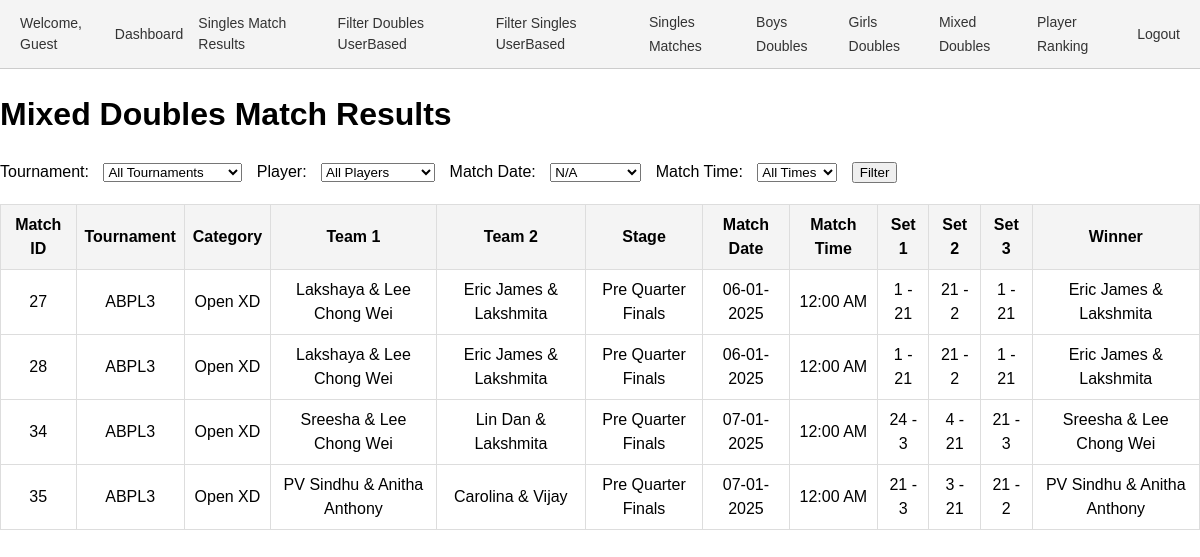
Before: /results_xd.php with the older database file.
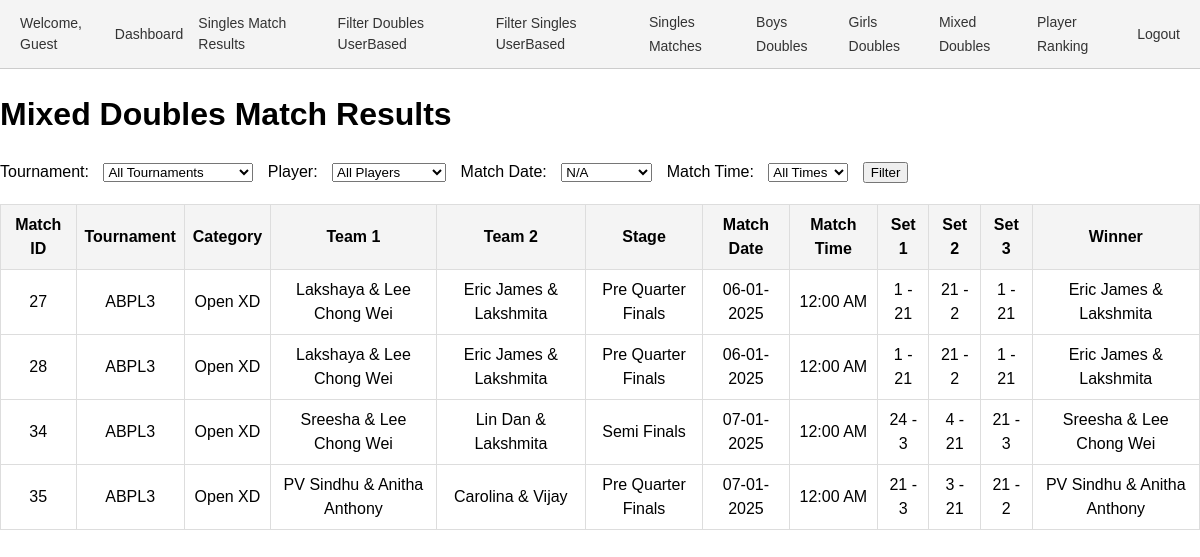
After: the same page with the newer database file.
### tables this page shows
CREATE TABLE `matches` (
  `id` int(11) NOT NULL,
  `tournament_id` int(11) NOT NULL,
  `category_id` int(11) NOT NULL,
  `pool` enum('A','B') DEFAULT NULL,
  `player1_id` int(11) DEFAULT NULL,
  `player2_id` int(11) DEFAULT NULL,
  `pre_quarter` tinyint(1) DEFAULT 0,
  `quarter` tinyint(1) DEFAULT 0,
  `semi` tinyint(1) DEFAULT 0,
  `final` tinyint(1) DEFAULT 0,
  `set1_player1_points` int(11) DEFAULT 0,
  `set1_player2_points` int(11) DEFAULT 0,
  `set2_player1_points` int(11) DEFAULT 0,
  `set2_player2_points` int(11) DEFAULT 0,
  `set3_player1_points` int(11) DEFAULT 0,
  `set3_player2_points` int(11) DEFAULT 0,
  `created_by` int(11) DEFAULT NULL,
  `stage` varchar(22) NOT NULL,
  `match_date` date DEFAULT NULL,
  `match_time` varchar(255) NOT NULL,
  `date` date DEFAULT NULL,
  `team1_player1_id` int(11) NOT NULL DEFAULT 0,
  `team1_player2_id` int(11) NOT NULL DEFAULT 0,
  `team2_player1_id` int(11) DEFAULT 0,
  `team2_player2_id` int(11) DEFAULT 0,
  `set1_team1_points` int(11) NOT NULL DEFAULT 0,
  `set1_team2_points` int(11) DEFAULT 0,
  `set2_team1_points` int(11) DEFAULT 0,
  `set2_team2_points` int(11) DEFAULT 0,
  `set3_team1_points` int(11) DEFAULT 0,
  `set3_team2_points` int(11) DEFAULT 0,
  `player3_id` int(11) DEFAULT NULL,
  `player4_id` int(11) DEFAULT NULL
);

CREATE TABLE `tournaments` (
  `id` int(11) NOT NULL,
  `name` varchar(255) NOT NULL,
  `created_by` int(11) DEFAULT NULL,
  `year` int(11) NOT NULL DEFAULT year(curdate())
);

CREATE TABLE `categories` (
  `id` int(11) NOT NULL,
  `name` varchar(255) NOT NULL,
  `created_by` int(11) NOT NULL,
  `age_group` varchar(255) DEFAULT NULL,
  `sex` varchar(10) DEFAULT NULL,
  `type` enum('singles','doubles','mixed doubles') DEFAULT 'singles',
  `tournament_id` int(11) NOT NULL
);

### results_xd.php (the view, shortened to what this page needs)
<?php include 'header.php'; ?>
<?php
require_once 'conn.php';
$conn = new mysqli($servername, $username, $password, $dbname);
$match_date = $_GET['match_date'] ?? '';
$dates = $conn->query("SELECT DISTINCT match_date FROM matches ORDER BY match_date");
$query = "
    SELECT
        m.id AS match_id,
        t.name AS tournament_name,
        c.name AS category_name,
        c.type AS category_type, /* Singles, Doubles, or Mixed Doubles */
        p1.name AS team1_player1_name,
        p2.name AS team1_player2_name,
        p3.name AS team2_player1_name,
        p4.name AS team2_player2_name,
        m.stage,
        m.match_date,
        m.match_time,
        m.set1_team1_points,
        m.set1_team2_points,
        m.set2_team1_points,
        m.set2_team2_points,
        m.set3_team1_points,
        m.set3_team2_points
    FROM matches m
    INNER JOIN tournaments t ON m.tournament_id = t.id
    INNER JOIN categories c ON m.category_id = c.id
    LEFT JOIN players p1 ON m.team1_player1_id = p1.id
    LEFT JOIN players p2 ON m.team1_player2_id = p2.id
    LEFT JOIN players p3 ON m.team2_player1_id = p3.id
    LEFT JOIN players p4 ON m.team2_player2_id = p4.id
    WHERE c.type = 'mixed doubles' /* Filter only Mixed Doubles categories */
";
$query .= " ORDER BY m.id";
$result = $conn->query($query);
?>
<!DOCTYPE html>
<html lang="en">
<head>
</head>
<body>
    <h1>Mixed Doubles Match Results</h1>
    <form method="get">
        <label for="tournament_id">Tournament:</label>
        <select name="tournament_id" id="tournament_id">
            <option value="">All Tournaments</option>
        </select>
        <label for="player_id">Player:</label>
        <select name="player_id" id="player_id">
            <option value="">All Players</option>
        </select>
        <label for="match_date">Match Date:</label>
        <select name="match_date" id="match_date">
            <?php while ($row = $dates->fetch_assoc()): ?>
                <option value="<?= $row['match_date'] ?>" <?= $match_date == $row['match_date'] ? 'selected' : '' ?>>
                    <?= $row['match_date'] ? date("d-m-Y", strtotime($row['match_date'])) : 'N/A' ?>
                </option>
            <?php endwhile; ?>
        </select>
        <label for="datetime">Match Time:</label>
        <select name="datetime" id="datetime">
            <option value="">All Times</option>
        </select>
        <button type="submit">Filter</button>
    </form>
    <?php if ($result->num_rows > 0): ?>
        <table>
            <tr>
                <th>Match ID</th>
                <th>Tournament</th>
                <th>Category</th>
                <th>Team 1</th>
                <th>Team 2</th>
                <th>Stage</th>
                <th>Match Date</th>
                <th>Match Time</th>
                <th>Set 1</th>
                <th>Set 2</th>
                <th>Set 3</th>
                <th>Winner</th>
            </tr>
            <?php while ($row = $result->fetch_assoc()):
                $team1 = $row['team1_player1_name'] . " & " . $row['team1_player2_name'];
                $team2 = $row['team2_player1_name'] . " & " . $row['team2_player2_name'];
                $team1_total = $row['set1_team1_points'] + $row['set2_team1_points'] + $row['set3_team1_points'];
                $team2_total = $row['set1_team2_points'] + $row['set2_team2_points'] + $row['set3_team2_points'];
                $winner = $team1_total > $team2_total ? $team1 : ($team1_total < $team2_total ? $team2 : 'Draw');
            ?>
                <tr>
                    <td><?= $row['match_id'] ?></td>
                    <td><?= $row['tournament_name'] ?></td>
                    <td><?= $row['category_name'] ?></td>
                    <td><?= $team1 ?></td>
                    <td><?= $team2 ?></td>
                    <td><?= $row['stage'] ?></td>
                    <td><?= $row['match_date'] ? date("d-m-Y", strtotime($row['match_date'])) : 'N/A' ?></td>
                    <td><?= $row['match_time'] ? date("h:i A", strtotime($row['match_time'])) : 'N/A' ?></td>
                    <td><?= $row['set1_team1_points'] . ' - ' . $row['set1_team2_points'] ?></td>
                    <td><?= $row['set2_team1_points'] . ' - ' . $row['set2_team2_points'] ?></td>
                    <td><?= $row['set3_team1_points'] . ' - ' . $row['set3_team2_points'] ?></td>
                    <td><?= $winner ?></td>
                </tr>
            <?php endwhile; ?>
        </table>
    <?php else: ?>
        <p>No matches found for the selected filters.</p>
    <?php endif; ?>
</body>
</html>

Changed rows visible on the page:
changed matches id 34: stage "Pre Quarter Finals" → "Semi Finals"
